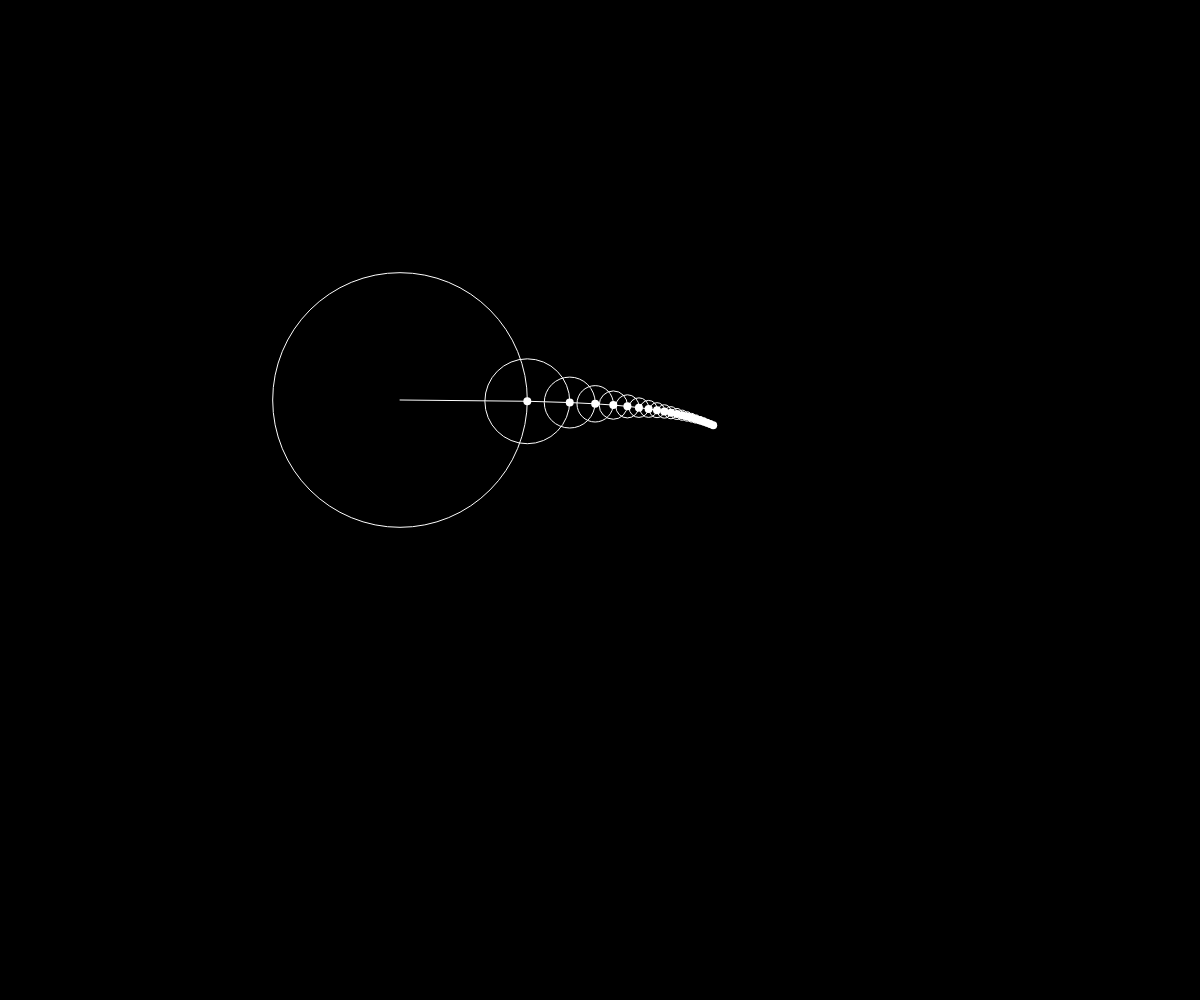
Frame 1 (no input)
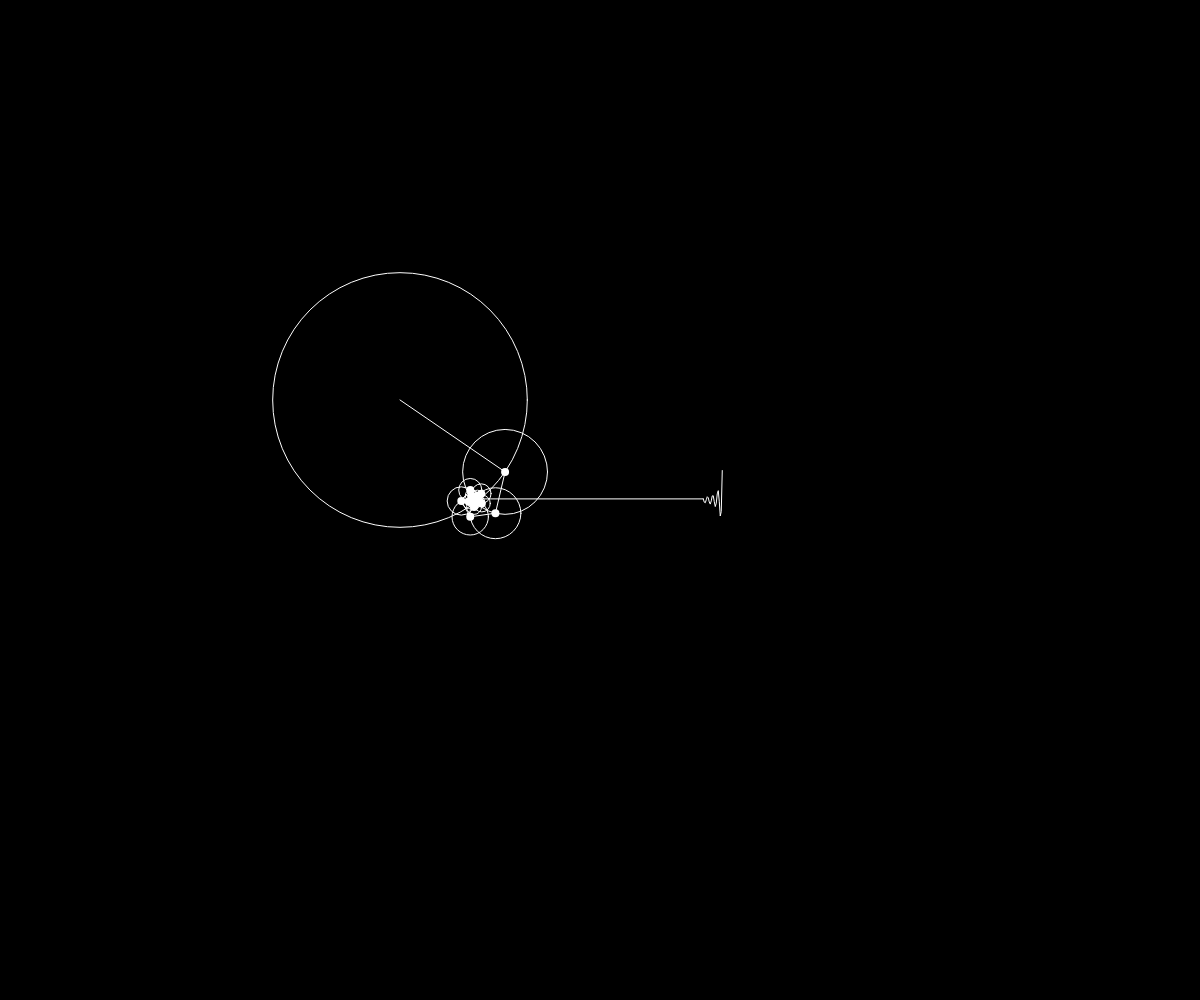
Frame 60 (no input)
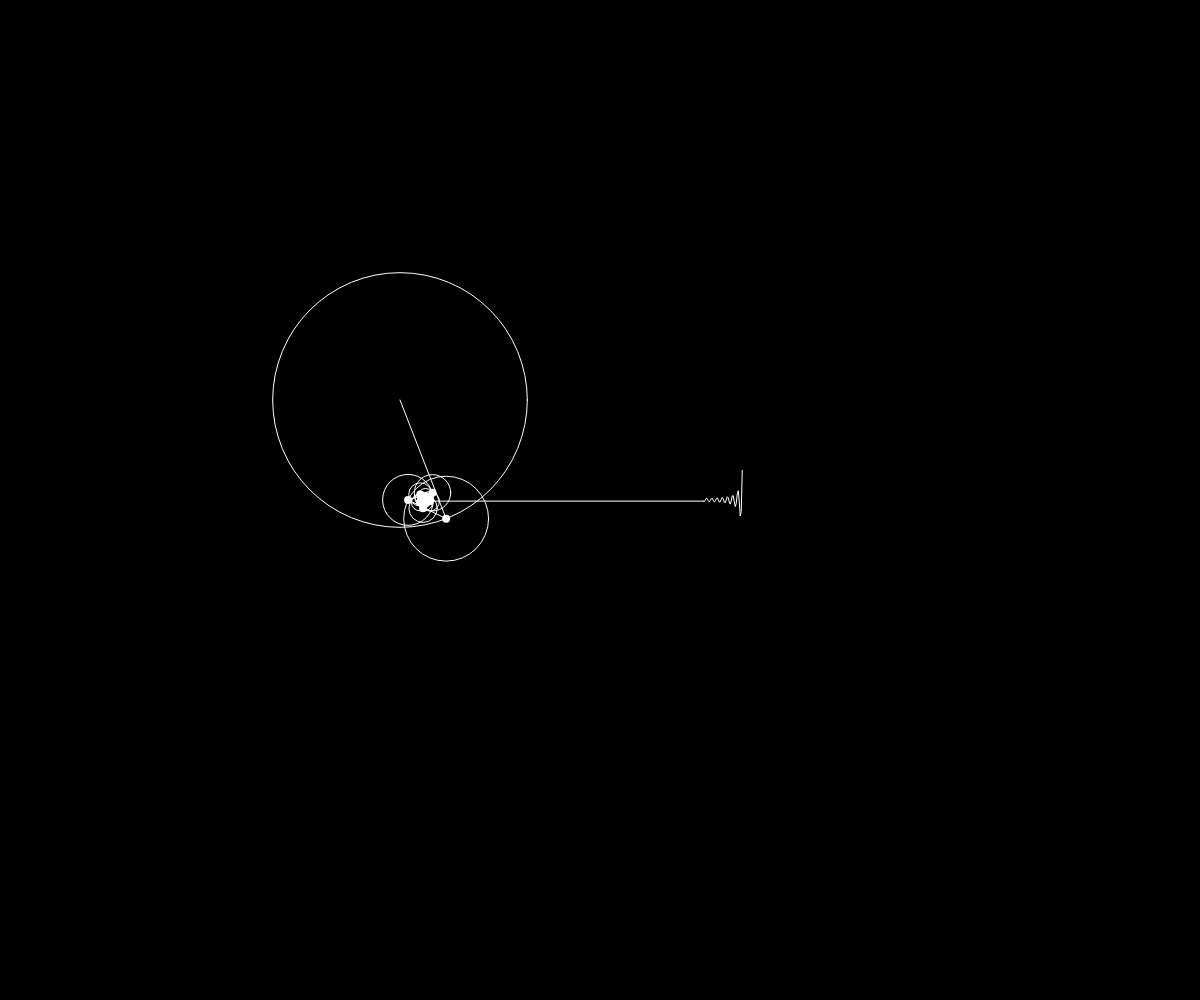
Frame 120 (the mouse pressed at the canvas centre since frame 60)

The p5.js sketch that drew these frames (run headless with seeded random() and noise() and a simulated clock; from frame 60 on, the mouse is pressed at the canvas centre):

// p5.js sketch
// ── sketch.js
let radius;
let time = 0;
let frequence = 0.01;
let curvePath = [];
let x, y;

function setup() {
  createCanvas(windowWidth, windowHeight);
  //radius = 4 / (PI * 1) * 100;
  // put setup code here
}

function draw() {
  time += 1;
  background(0);
  translate(400, 400);
  //draw circle
  //draw circulation 
  let lastX = 0;
  let lastY = 0;

  for (let i = 0; i < 20; i++) {
    let n = (i * 2 + 1);
    radius = 100 * (4 / (PI * n));
    x = radius * cos(frequence * time * n)  + lastX;
    y = radius * sin( frequence * time * n) + lastY;
    stroke(255);
    noFill();
    ellipse(lastX, lastY, radius * 2, radius * 2);
    line(lastX, lastY, x, y);
    fill(255)
    noStroke();
    ellipse(x, y, 8, 8);
    lastX = x;
    lastY = y;
  }

  //draw path
  if (time % 3 == 0) {
    curvePath.unshift(y);
  }
  noFill();
  stroke(255);
  beginShape()
  for (let i = 0; i < curvePath.length; i++) {
    let xposition = i + radius + 300;
    stroke(255);
    vertex(xposition, curvePath[i]);
  }
  endShape()
  line(x, y, radius + 300, curvePath[0]);

  if (curvePath.length > 200) {
    curvePath.pop();
  }


}
